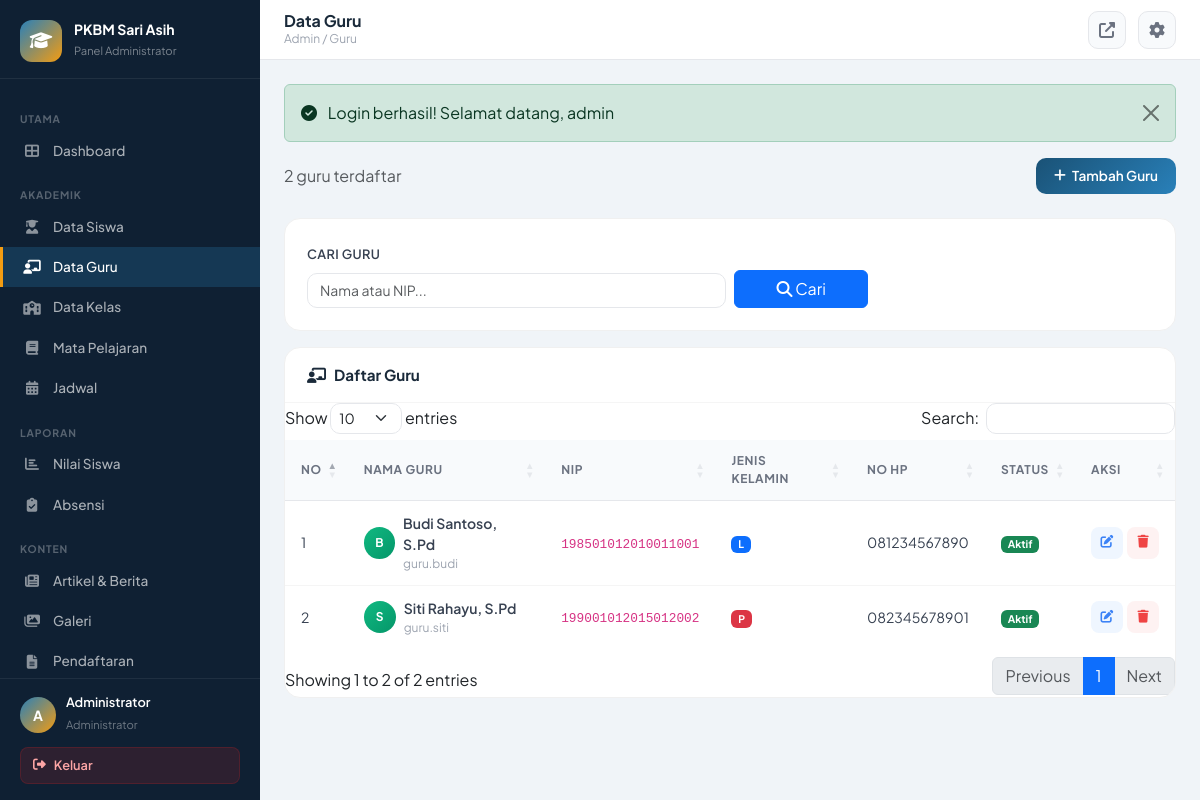
/index.php?page=admin_guru (signed in), run on the app's committed database.
### tables this page shows
CREATE TABLE `guru` (
  `id` int NOT NULL,
  `user_id` int DEFAULT NULL,
  `nip` varchar(20) DEFAULT NULL,
  `nama_lengkap` varchar(100) NOT NULL,
  `jenis_kelamin` enum('L','P') NOT NULL,
  `tempat_lahir` varchar(50) DEFAULT NULL,
  `tanggal_lahir` date DEFAULT NULL,
  `alamat` text,
  `no_hp` varchar(15) DEFAULT NULL,
  `email` varchar(100) DEFAULT NULL,
  `foto` varchar(255) DEFAULT NULL,
  `status` enum('aktif','nonaktif') DEFAULT 'aktif',
  `created_at` timestamp NULL DEFAULT CURRENT_TIMESTAMP
);

CREATE TABLE `users` (
  `id` int NOT NULL,
  `username` varchar(50) NOT NULL,
  `password` varchar(255) NOT NULL,
  `role` enum('admin','guru','siswa') NOT NULL,
  `is_active` tinyint(1) DEFAULT '1',
  `created_at` timestamp NULL DEFAULT CURRENT_TIMESTAMP,
  `updated_at` timestamp NULL DEFAULT CURRENT_TIMESTAMP ON UPDATE CURRENT_TIMESTAMP
);

### app/controllers/admin/GuruController.php (called while the page is built, shortened)
<?php
require_once __DIR__ . '/../../../config/app.php';
class GuruController {
    private $db;
    public function __construct() { $this->db = Database::getInstance(); }
    public function index() {
        $sql = "SELECT g.*, u.username FROM guru g LEFT JOIN users u ON g.user_id=u.id WHERE 1=1";
        $params = [];
        $sql .= " ORDER BY g.nama_lengkap";
        $gurus = $this->db->fetchAll($sql, $params);
        require_once __DIR__ . '/../../views/admin/guru/index.php';
    }
}

### app/views/admin/guru/index.php (the view, shortened to what this page needs)
<?php require_once __DIR__.'/../../layouts/admin_header.php';?>
<div class="d-flex justify-content-between align-items-center mb-4">
    <p class="text-muted mb-0"><?=count($gurus)?> guru terdaftar</p>
    <a href="<?=APP_URL?>/index.php?page=admin_guru&action=create" class="btn-primary-custom">
        <i class="fas fa-plus"></i> Tambah Guru
    </a>
</div>
<div class="card-custom mb-3">
    <div class="card-body-custom">
        <form method="GET" action="<?=APP_URL?>/index.php" class="row g-2 align-items-end">
            <div class="col-md-6">
                <label class="form-label">Cari Guru</label>
                <input type="text" name="search" class="form-control" placeholder="Nama atau NIP..." value="<?=htmlspecialchars($_GET['search']??'')?>">
            </div>
            <div class="col-md-2">
                <button type="submit" class="btn btn-primary w-100"><i class="fas fa-search"></i> Cari</button>
            </div>
        </form>
    </div>
</div>
<div class="card-custom">
    <div class="card-header-custom">
        <h5><i class="fas fa-chalkboard-teacher me-2"></i>Daftar Guru</h5>
    </div>
    <div class="card-body-custom p-0">
        <div class="table-responsive">
            <table class="table-custom datatable w-100">
                <thead>
                    <tr><th>No</th><th>Nama Guru</th><th>NIP</th><th>Jenis Kelamin</th><th>No HP</th><th>Status</th><th>Aksi</th></tr>
                </thead>
                <tbody>
                <?php if(!empty($gurus)):?>
                <?php foreach($gurus as $i=>$g):?>
                <tr>
                    <td><?=$i+1?></td>
                    <td>
                        <div class="d-flex align-items-center gap-2">
                            <?php if($g['foto']):?>
                            <img src="<?=getFileUrl($g['foto'])?>" class="rounded-circle" width="32" height="32" style="object-fit:cover;">
                            <?php else:?>
                            <div style="width:32px;height:32px;background:linear-gradient(135deg,#10b981,#059669);border-radius:50%;display:flex;align-items:center;justify-content:center;color:white;font-size:.75rem;font-weight:700;">
                                <?=strtoupper(substr($g['nama_lengkap'],0,1))?>
                            </div>
                            <?php endif;?>
                            <div>
                                <div style="font-weight:600;"><?=htmlspecialchars($g['nama_lengkap'])?></div>
                                <div style="font-size:.75rem;color:#9ca3af;"><?=htmlspecialchars($g['username']??'-')?></div>
                            </div>
                        </div>
                    </td>
                    <td><code style="font-size:.8rem;"><?=$g['nip']??'-'?></code></td>
                    <td><?=$g['jenis_kelamin']=='L'?'<span class="badge bg-primary">L</span>':'<span class="badge bg-danger">P</span>'?></td>
                    <td><?=htmlspecialchars($g['no_hp']??'-')?></td>
                    <td><span class="badge bg-<?=$g['status']=='aktif'?'success':'secondary'?>"><?=ucfirst($g['status'])?></span></td>
                    <td>
                        <div class="d-flex gap-1">
                            <a href="<?=APP_URL?>/index.php?page=admin_guru&action=edit&id=<?=$g['id']?>" class="btn-icon" style="background:#eff6ff;color:#3b82f6;" title="Edit"><i class="fas fa-edit"></i></a>
                            <a href="javascript:void(0)" onclick="confirmDelete('<?=APP_URL?>/index.php?page=admin_guru&action=delete&id=<?=$g['id']?>','<?=htmlspecialchars($g['nama_lengkap'],ENT_QUOTES)?>')" class="btn-icon" style="background:#fef2f2;color:#ef4444;" title="Hapus"><i class="fas fa-trash"></i></a>
                        </div>
                    </td>
                </tr>
                <?php endforeach;?>
                <?php endif;?>
                </tbody>
            </table>
        </div>
    </div>
</div>
<?php require_once __DIR__.'/../../layouts/admin_footer.php';?>

### app/views/layouts/admin_header.php (style rules this page uses)
:root { --sidebar-w: 260px; --primary: #1a5276; --primary-light: #2980b9; --primary-dark: #0d2137; --accent: #f39c12; --sidebar-bg: #0f2033; --sidebar-hover: rgba(41,128,185,0.15); --sidebar-active: rgba(41,128,185,0.25); --topbar-h: 60px; --font: 'Plus Jakarta Sans', sans-serif; }
* { box-sizing: border-box; }
body { font-family: var(--font); background: #f0f4f8; margin: 0; }
.card-custom { background: white; border-radius: 16px; border: 1px solid #f0f0f0; overflow: hidden; }
.card-header-custom { padding: 18px 22px; border-bottom: 1px solid #f5f5f5; display: flex; align-items: center; justify-content: space-between; }
.card-header-custom h5 { font-size: 0.95rem; font-weight: 700; color: #1a2a3a; margin: 0; }
.card-body-custom { padding: 22px; }
.table-custom { width: 100%; border-collapse: separate; border-spacing: 0; }
.table-custom thead th { background: #f8fafc; padding: 12px 16px; font-size: 0.75rem; font-weight: 700; text-transform: uppercase; letter-spacing: 0.05em; color: #6b7280; border-bottom: 1px solid #e5e7eb; }
.table-custom tbody td { padding: 12px 16px; font-size: 0.875rem; color: #374151; border-bottom: 1px solid #f5f5f5; vertical-align: middle; }
.table-custom tbody tr:last-child td { border-bottom: none; }
.btn-primary-custom { background: linear-gradient(135deg, var(--primary), var(--primary-light)); color: white; border: none; padding: 8px 18px; border-radius: 10px; font-size: 0.85rem; font-weight: 600; font-family: var(--font); cursor: pointer; text-decoration: none; display: inline-flex; align-items: center; gap: 6px; transition: all 0.2s; }
.btn-icon { width: 32px; height: 32px; border-radius: 8px; display: inline-flex; align-items: center; justify-content: center; border: none; cursor: pointer; font-size: 0.8rem; transition: all 0.15s; text-decoration: none; }
.form-label { font-size: 0.8rem; font-weight: 600; color: #374151; text-transform: uppercase; letter-spacing: 0.03em; }
.form-control, .form-select { font-family: var(--font); font-size: 0.875rem; border-radius: 10px; border-color: #e5e7eb; }

### data on the page
guru: nama_lengkap "B", nama_lengkap "Budi Santoso, S.Pd", user.username "guru.budi", nip "198501012010011001", jenis_kelamin "L", no_hp "081234567890", status "Aktif"
guru: nama_lengkap "S", nama_lengkap "Siti Rahayu, S.Pd", user.username "guru.siti", nip "199001012015012002", jenis_kelamin "P", no_hp "082345678901", status "Aktif"

### other printed values
substr($_SESSION['username'] ?? 'A', 0, 1) "A"
$_SESSION['nama_lengkap'] "Administrator"
$pageTitle "Data Guru"
$breadcrumb "Admin / Guru"
$message "Login berhasil! Selamat datang, admin"
count($gurus) "2"
